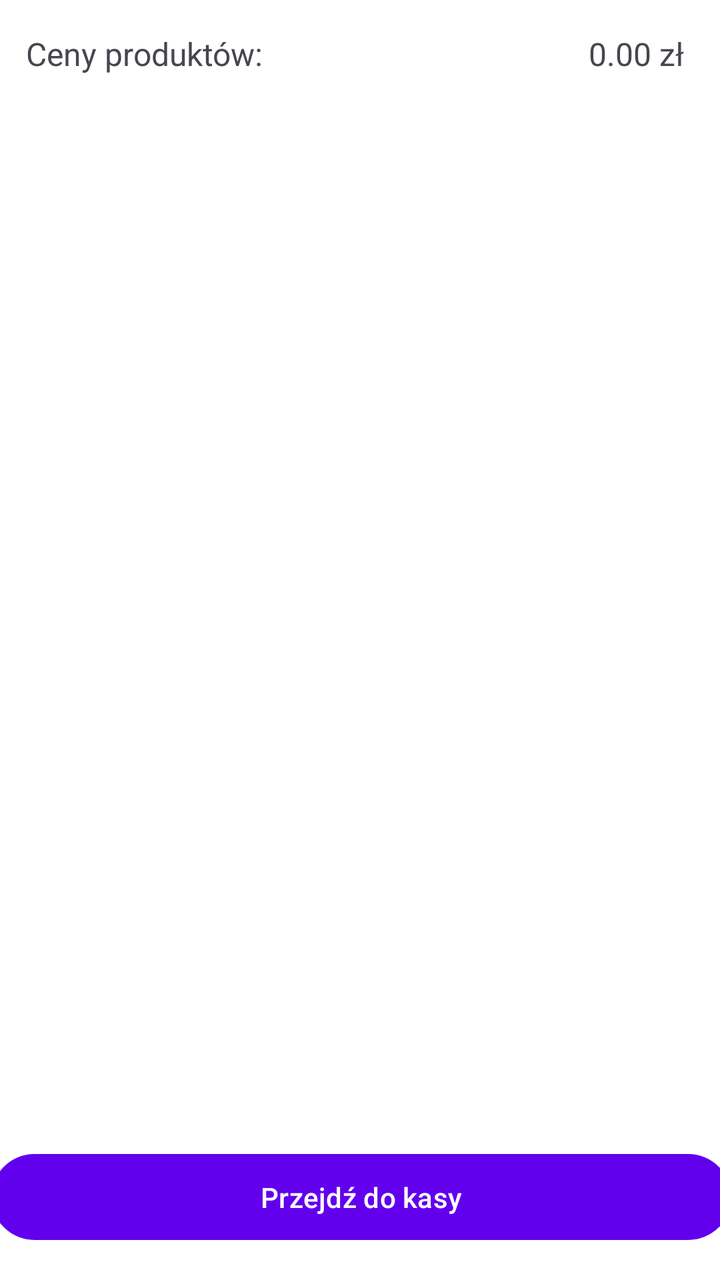
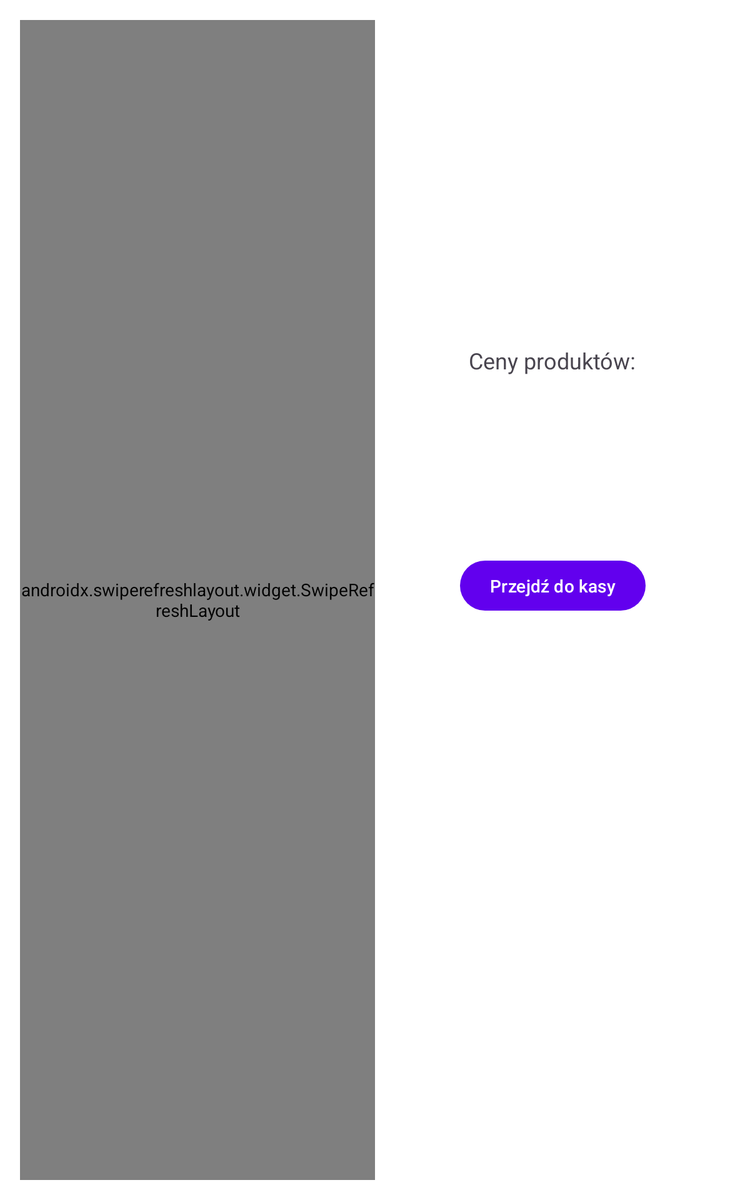

The same Android screen from two of the app's own layout files: first res/layout/ as a phone draws it, then the repository's variant for another configuration, drawn on a device whose configuration selects that folder. Both files follow.
<!-- AndroidManifest.xml: application theme Theme.ZadanieKotlin -->
<!-- res/layout/fragment_basket.xml -->
<?xml version="1.0" encoding="utf-8"?>
<androidx.constraintlayout.widget.ConstraintLayout xmlns:android="http://schemas.android.com/apk/res/android"
    xmlns:app="http://schemas.android.com/apk/res-auto"
    xmlns:tools="http://schemas.android.com/tools"
    android:layout_width="match_parent"
    android:layout_height="match_parent"
    tools:context="com.kk.zadaniekotlin.ui.basket.BasketFragment">
    <ProgressBar
        android:id="@+id/progressBar"
        style="?android:attr/progressBarStyleLarge"
        android:layout_width="wrap_content"
        android:layout_height="wrap_content"
        android:layout_gravity="center"
        android:layout_marginTop="304dp"
        android:visibility="gone"
        app:layout_constraintEnd_toEndOf="parent"
        app:layout_constraintHorizontal_bias="0.498"
        app:layout_constraintStart_toStartOf="parent"
        app:layout_constraintTop_toTopOf="parent" />

    <TextView
        android:id="@+id/emptyTextView"
        android:layout_width="match_parent"
        android:layout_height="wrap_content"
        android:layout_marginTop="112dp"
        android:gravity="center"
        android:padding="24dp"
        android:text="Brak produktów w koszyku"
        android:textColor="@android:color/darker_gray"
        android:textSize="16sp"
        android:visibility="gone"
        app:layout_constraintStart_toStartOf="parent"
        app:layout_constraintTop_toTopOf="parent" />

    <androidx.recyclerview.widget.RecyclerView
        android:id="@+id/recyclerView"
        android:layout_width="411dp"
        android:layout_height="593dp"
        android:layout_marginTop="56dp"
        app:layout_constraintEnd_toEndOf="parent"
        app:layout_constraintHorizontal_bias="0.0"
        app:layout_constraintStart_toStartOf="parent"
        app:layout_constraintTop_toTopOf="parent" />

    <TextView
        android:id="@+id/textView3"
        android:layout_width="wrap_content"
        android:layout_height="wrap_content"
        android:layout_marginTop="16dp"
        android:text="Ceny produktów:"
        android:textSize="16sp"
        app:layout_constraintEnd_toEndOf="parent"
        app:layout_constraintHorizontal_bias="0.054"
        app:layout_constraintStart_toStartOf="parent"
        app:layout_constraintTop_toTopOf="parent" />

    <TextView
        android:id="@+id/sumView"
        android:layout_width="wrap_content"
        android:layout_height="wrap_content"
        android:layout_marginTop="16dp"
        android:text="0.00 zł"
        android:textSize="16sp"
        app:layout_constraintEnd_toEndOf="parent"
        app:layout_constraintHorizontal_bias="0.942"
        app:layout_constraintStart_toStartOf="parent"
        app:layout_constraintTop_toTopOf="parent" />

    <Button
        android:id="@+id/button2"
        android:layout_width="370dp"
        android:layout_height="51dp"
        android:layout_marginBottom="16dp"
        android:text="Przejdź do kasy"
        app:layout_constraintBottom_toBottomOf="parent"
        app:layout_constraintEnd_toEndOf="parent"
        app:layout_constraintHorizontal_bias="0.487"
        app:layout_constraintStart_toStartOf="parent" />

</androidx.constraintlayout.widget.ConstraintLayout>
<!-- resources referenced by this layout -->
<resources>
  <style name="Theme.ZadanieKotlin" parent="Theme.Material3.Light.NoActionBar">
          <item name="colorPrimary">@color/purple_500</item>
          <item name="colorOnPrimary">@color/white</item>
          <item name="android:windowBackground">@color/white</item>
      </style>
  <color name="purple_500">#FF6200EE</color>
  <color name="white">#FFFFFFFF</color>
</resources>
<!-- res/layout-sw600dp/fragment_basket.xml (the repository's variant of the layout above) -->
<!-- drawn on a 7-inch tablet held upright -->
<?xml version="1.0" encoding="utf-8"?>
<androidx.constraintlayout.widget.ConstraintLayout
    xmlns:android="http://schemas.android.com/apk/res/android"
    xmlns:app="http://schemas.android.com/apk/res-auto"
    xmlns:tools="http://schemas.android.com/tools"
    android:layout_width="match_parent"
    android:layout_height="match_parent"
    android:padding="16dp">

    <androidx.swiperefreshlayout.widget.SwipeRefreshLayout
        android:id="@+id/swipeRefreshLayout"
        android:layout_width="0dp"
        android:layout_height="match_parent"
        app:layout_constraintStart_toStartOf="parent"
        app:layout_constraintTop_toTopOf="parent"
        app:layout_constraintBottom_toBottomOf="parent"
        app:layout_constraintEnd_toStartOf="@+id/rightPane"
        app:layout_constraintHorizontal_weight="1">

        <androidx.recyclerview.widget.RecyclerView
            android:id="@+id/recyclerView"
            android:layout_width="match_parent"
            android:layout_height="match_parent" />
    </androidx.swiperefreshlayout.widget.SwipeRefreshLayout>


    <androidx.constraintlayout.widget.ConstraintLayout
        android:id="@+id/rightPane"
        android:layout_width="0dp"
        android:layout_height="match_parent"
        android:padding="16dp"
        app:layout_constraintBottom_toBottomOf="parent"
        app:layout_constraintEnd_toEndOf="parent"
        app:layout_constraintHorizontal_weight="1"
        app:layout_constraintStart_toEndOf="@id/swipeRefreshLayout"
        app:layout_constraintTop_toTopOf="parent">

        <TextView
            android:id="@+id/textView3"
            android:layout_width="wrap_content"
            android:layout_height="wrap_content"
            android:layout_marginTop="244dp"
            android:text="@string/basket_descr"
            android:textSize="18sp"
            app:layout_constraintEnd_toEndOf="parent"
            app:layout_constraintHorizontal_bias="0.5"
            app:layout_constraintStart_toStartOf="parent"
            app:layout_constraintTop_toTopOf="parent" />

        <TextView
            android:id="@+id/sumView"
            android:layout_width="wrap_content"
            android:layout_height="wrap_content"
            android:layout_marginTop="32dp"
            android:textSize="20sp"
            android:textStyle="bold"
            app:layout_constraintEnd_toEndOf="parent"
            app:layout_constraintHorizontal_bias="0.5"
            app:layout_constraintStart_toStartOf="parent"
            app:layout_constraintTop_toBottomOf="@id/textView3" />

        <Button
            android:id="@+id/button2"
            android:layout_width="wrap_content"
            android:layout_height="wrap_content"
            android:layout_marginTop="32dp"
            android:text="@string/basket_checkout"
            android:textColor="@color/white"
            app:layout_constraintBottom_toBottomOf="parent"
            app:layout_constraintEnd_toEndOf="parent"
            app:layout_constraintHorizontal_bias="0.5"
            app:layout_constraintStart_toStartOf="parent"
            app:layout_constraintTop_toBottomOf="@+id/textView3"
            app:layout_constraintVertical_bias="0.205" />

        <ProgressBar
            android:id="@+id/progressBar"
            style="?android:attr/progressBarStyleLarge"
            android:layout_width="wrap_content"
            android:layout_height="wrap_content"
            android:layout_marginTop="16dp"
            android:visibility="gone"
            app:layout_constraintStart_toStartOf="parent"
            app:layout_constraintTop_toBottomOf="@id/button2" />

        <TextView
            android:id="@+id/emptyTextView"
            android:layout_width="match_parent"
            android:layout_height="wrap_content"
            android:gravity="center"
            android:text="@string/basket_empty"
            android:textColor="@android:color/darker_gray"
            android:textSize="16sp"
            android:visibility="gone"
            app:layout_constraintBottom_toBottomOf="parent" />
    </androidx.constraintlayout.widget.ConstraintLayout>
</androidx.constraintlayout.widget.ConstraintLayout>
<!-- resources referenced by the variant -->
<!-- as a 7-inch tablet held upright resolves them -->
<resources>
  <color name="white">#FFFFFFFF</color>
  <string name="basket_checkout">Przejdź do kasy</string>
  <string name="basket_descr">Ceny produktów:</string>
  <string name="basket_empty">Brak produktow w koszyku</string>
  <style name="Theme.ZadanieKotlin" parent="Theme.Material3.Light.NoActionBar">
          <item name="colorPrimary">@color/purple_500</item>
          <item name="colorOnPrimary">@color/white</item>
          <item name="android:windowBackground">@color/white</item>
      </style>
  <color name="purple_500">#FF6200EE</color>
</resources>
